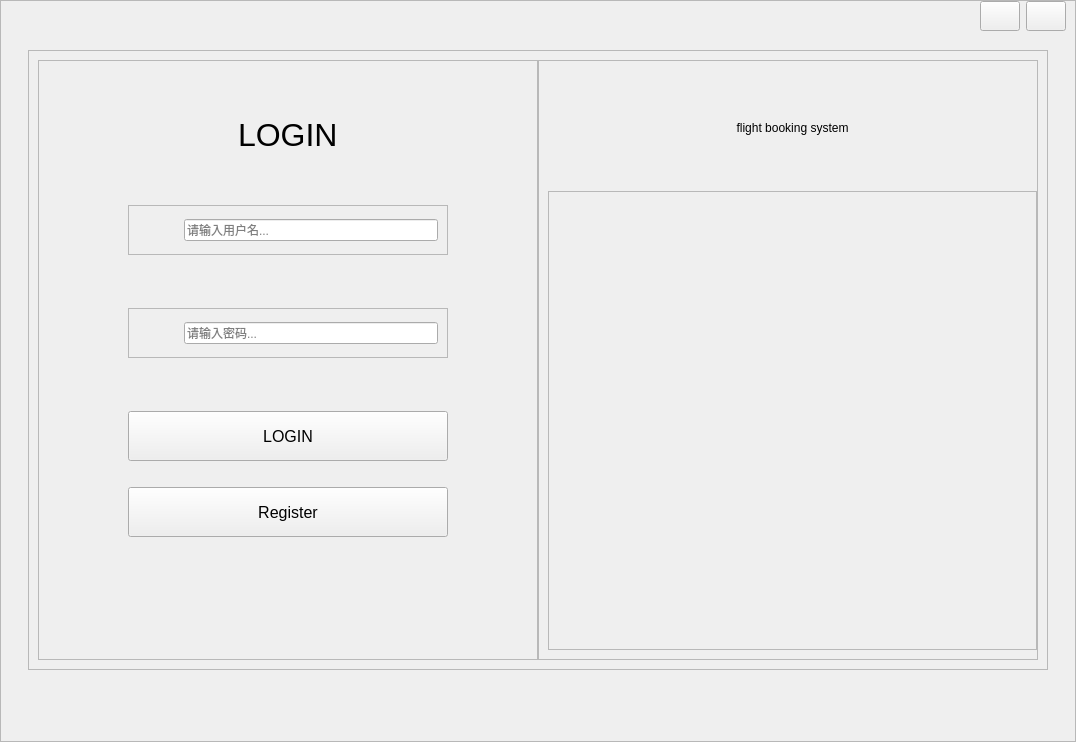
<?xml version="1.0" encoding="UTF-8"?>
<ui version="4.0">
 <class>Login</class>
 <widget class="QMainWindow" name="Login">
  <property name="geometry">
   <rect>
    <x>0</x>
    <y>0</y>
    <width>1076</width>
    <height>742</height>
   </rect>
  </property>
  <property name="windowTitle">
   <string>Login</string>
  </property>
  <widget class="QWidget" name="centralwidget">
   <property name="enabled">
    <bool>true</bool>
   </property>
   <layout class="QGridLayout" name="gridLayout_6">
    <property name="leftMargin">
     <number>0</number>
    </property>
    <property name="topMargin">
     <number>0</number>
    </property>
    <property name="rightMargin">
     <number>0</number>
    </property>
    <property name="bottomMargin">
     <number>0</number>
    </property>
    <item row="0" column="0">
     <widget class="QFrame" name="frame_background">
      <property name="frameShape">
       <enum>QFrame::Shape::StyledPanel</enum>
      </property>
      <property name="frameShadow">
       <enum>QFrame::Shadow::Raised</enum>
      </property>
      <layout class="QGridLayout" name="gridLayout_3">
       <property name="topMargin">
        <number>0</number>
       </property>
       <property name="bottomMargin">
        <number>0</number>
       </property>
       <item row="0" column="0">
        <layout class="QVBoxLayout" name="verticalLayout_2">
         <item>
          <layout class="QHBoxLayout" name="horizontalLayout_4">
           <item>
            <spacer name="horizontalSpacer_3">
             <property name="orientation">
              <enum>Qt::Orientation::Horizontal</enum>
             </property>
             <property name="sizeHint" stdset="0">
              <size>
               <width>40</width>
               <height>20</height>
              </size>
             </property>
            </spacer>
           </item>
           <item>
            <widget class="QPushButton" name="btn_min">
             <property name="minimumSize">
              <size>
               <width>0</width>
               <height>30</height>
              </size>
             </property>
             <property name="styleSheet">
              <string notr="true"/>
             </property>
             <property name="text">
              <string/>
             </property>
            </widget>
           </item>
           <item>
            <widget class="QPushButton" name="btn_close">
             <property name="minimumSize">
              <size>
               <width>0</width>
               <height>30</height>
              </size>
             </property>
             <property name="text">
              <string/>
             </property>
            </widget>
           </item>
          </layout>
         </item>
         <item>
          <spacer name="verticalSpacer_9">
           <property name="orientation">
            <enum>Qt::Orientation::Vertical</enum>
           </property>
           <property name="sizeType">
            <enum>QSizePolicy::Policy::Fixed</enum>
           </property>
           <property name="sizeHint" stdset="0">
            <size>
             <width>20</width>
             <height>13</height>
            </size>
           </property>
          </spacer>
         </item>
         <item>
          <layout class="QHBoxLayout" name="horizontalLayout_9">
           <item>
            <spacer name="horizontalSpacer_17">
             <property name="orientation">
              <enum>Qt::Orientation::Horizontal</enum>
             </property>
             <property name="sizeHint" stdset="0">
              <size>
               <width>40</width>
               <height>20</height>
              </size>
             </property>
            </spacer>
           </item>
           <item>
            <widget class="QFrame" name="frame">
             <property name="frameShape">
              <enum>QFrame::Shape::StyledPanel</enum>
             </property>
             <property name="frameShadow">
              <enum>QFrame::Shadow::Raised</enum>
             </property>
             <layout class="QGridLayout" name="gridLayout_2">
              <item row="0" column="0">
               <layout class="QHBoxLayout" name="horizontalLayout_8">
                <property name="spacing">
                 <number>0</number>
                </property>
                <item>
                 <widget class="QFrame" name="frame_login">
                  <property name="sizePolicy">
                   <sizepolicy hsizetype="Minimum" vsizetype="Minimum">
                    <horstretch>0</horstretch>
                    <verstretch>0</verstretch>
                   </sizepolicy>
                  </property>
                  <property name="minimumSize">
                   <size>
                    <width>500</width>
                    <height>600</height>
                   </size>
                  </property>
                  <property name="maximumSize">
                   <size>
                    <width>500</width>
                    <height>600</height>
                   </size>
                  </property>
                  <property name="frameShape">
                   <enum>QFrame::Shape::StyledPanel</enum>
                  </property>
                  <property name="frameShadow">
                   <enum>QFrame::Shadow::Raised</enum>
                  </property>
                  <layout class="QGridLayout" name="gridLayout_5">
                   <item row="0" column="0">
                    <layout class="QVBoxLayout" name="verticalLayout">
                     <item>
                      <spacer name="verticalSpacer_2">
                       <property name="orientation">
                        <enum>Qt::Orientation::Vertical</enum>
                       </property>
                       <property name="sizeHint" stdset="0">
                        <size>
                         <width>20</width>
                         <height>13</height>
                        </size>
                       </property>
                      </spacer>
                     </item>
                     <item>
                      <layout class="QHBoxLayout" name="horizontalLayout">
                       <item>
                        <spacer name="horizontalSpacer">
                         <property name="orientation">
                          <enum>Qt::Orientation::Horizontal</enum>
                         </property>
                         <property name="sizeHint" stdset="0">
                          <size>
                           <width>40</width>
                           <height>20</height>
                          </size>
                         </property>
                        </spacer>
                       </item>
                       <item>
                        <widget class="QLabel" name="label_login">
                         <property name="font">
                          <font>
                           <family>Microsoft YaHei UI</family>
                           <pointsize>24</pointsize>
                           <italic>false</italic>
                           <bold>false</bold>
                          </font>
                         </property>
                         <property name="styleSheet">
                          <string notr="true">font:  24pt &quot;Microsoft YaHei UI&quot;;</string>
                         </property>
                         <property name="text">
                          <string>LOGIN</string>
                         </property>
                        </widget>
                       </item>
                       <item>
                        <spacer name="horizontalSpacer_2">
                         <property name="orientation">
                          <enum>Qt::Orientation::Horizontal</enum>
                         </property>
                         <property name="sizeHint" stdset="0">
                          <size>
                           <width>40</width>
                           <height>20</height>
                          </size>
                         </property>
                        </spacer>
                       </item>
                      </layout>
                     </item>
                     <item>
                      <spacer name="verticalSpacer">
                       <property name="orientation">
                        <enum>Qt::Orientation::Vertical</enum>
                       </property>
                       <property name="sizeHint" stdset="0">
                        <size>
                         <width>20</width>
                         <height>13</height>
                        </size>
                       </property>
                      </spacer>
                     </item>
                     <item>
                      <layout class="QHBoxLayout" name="horizontalLayout_10">
                       <item>
                        <spacer name="horizontalSpacer_20">
                         <property name="orientation">
                          <enum>Qt::Orientation::Horizontal</enum>
                         </property>
                         <property name="sizeType">
                          <enum>QSizePolicy::Policy::Fixed</enum>
                         </property>
                         <property name="sizeHint" stdset="0">
                          <size>
                           <width>80</width>
                           <height>20</height>
                          </size>
                         </property>
                        </spacer>
                       </item>
                       <item>
                        <widget class="QFrame" name="frame_user_name">
                         <property name="frameShape">
                          <enum>QFrame::Shape::StyledPanel</enum>
                         </property>
                         <property name="frameShadow">
                          <enum>QFrame::Shadow::Raised</enum>
                         </property>
                         <layout class="QGridLayout" name="gridLayout_4">
                          <item row="0" column="0">
                           <layout class="QHBoxLayout" name="horizontalLayout_11">
                            <item>
                             <spacer name="horizontalSpacer_21">
                              <property name="orientation">
                               <enum>Qt::Orientation::Horizontal</enum>
                              </property>
                              <property name="sizeType">
                               <enum>QSizePolicy::Policy::Fixed</enum>
                              </property>
                              <property name="sizeHint" stdset="0">
                               <size>
                                <width>10</width>
                                <height>20</height>
                               </size>
                              </property>
                             </spacer>
                            </item>
                            <item>
                             <widget class="QLabel" name="label_user_name">
                              <property name="sizePolicy">
                               <sizepolicy hsizetype="Fixed" vsizetype="Fixed">
                                <horstretch>0</horstretch>
                                <verstretch>0</verstretch>
                               </sizepolicy>
                              </property>
                              <property name="minimumSize">
                               <size>
                                <width>30</width>
                                <height>30</height>
                               </size>
                              </property>
                              <property name="maximumSize">
                               <size>
                                <width>30</width>
                                <height>30</height>
                               </size>
                              </property>
                              <property name="text">
                               <string/>
                              </property>
                             </widget>
                            </item>
                            <item>
                             <widget class="QLineEdit" name="lineE_user_name">
                              <property name="toolTip">
                               <string/>
                              </property>
                              <property name="statusTip">
                               <string/>
                              </property>
                              <property name="accessibleName">
                               <string/>
                              </property>
                              <property name="inputMask">
                               <string/>
                              </property>
                              <property name="text">
                               <string/>
                              </property>
                              <property name="placeholderText">
                               <string>请输入用户名...</string>
                              </property>
                             </widget>
                            </item>
                           </layout>
                          </item>
                         </layout>
                        </widget>
                       </item>
                       <item>
                        <spacer name="horizontalSpacer_22">
                         <property name="orientation">
                          <enum>Qt::Orientation::Horizontal</enum>
                         </property>
                         <property name="sizeType">
                          <enum>QSizePolicy::Policy::Fixed</enum>
                         </property>
                         <property name="sizeHint" stdset="0">
                          <size>
                           <width>80</width>
                           <height>20</height>
                          </size>
                         </property>
                        </spacer>
                       </item>
                      </layout>
                     </item>
                     <item>
                      <spacer name="verticalSpacer_3">
                       <property name="orientation">
                        <enum>Qt::Orientation::Vertical</enum>
                       </property>
                       <property name="sizeHint" stdset="0">
                        <size>
                         <width>20</width>
                         <height>17</height>
                        </size>
                       </property>
                      </spacer>
                     </item>
                     <item>
                      <layout class="QHBoxLayout" name="horizontalLayout_2">
                       <item>
                        <spacer name="horizontalSpacer_6">
                         <property name="orientation">
                          <enum>Qt::Orientation::Horizontal</enum>
                         </property>
                         <property name="sizeType">
                          <enum>QSizePolicy::Policy::Fixed</enum>
                         </property>
                         <property name="sizeHint" stdset="0">
                          <size>
                           <width>80</width>
                           <height>20</height>
                          </size>
                         </property>
                        </spacer>
                       </item>
                       <item>
                        <widget class="QFrame" name="frame_pwd">
                         <property name="frameShape">
                          <enum>QFrame::Shape::StyledPanel</enum>
                         </property>
                         <property name="frameShadow">
                          <enum>QFrame::Shadow::Raised</enum>
                         </property>
                         <layout class="QGridLayout" name="gridLayout">
                          <item row="0" column="0">
                           <layout class="QHBoxLayout" name="horizontalLayout_3">
                            <item>
                             <spacer name="horizontalSpacer_5">
                              <property name="orientation">
                               <enum>Qt::Orientation::Horizontal</enum>
                              </property>
                              <property name="sizeType">
                               <enum>QSizePolicy::Policy::Fixed</enum>
                              </property>
                              <property name="sizeHint" stdset="0">
                               <size>
                                <width>10</width>
                                <height>20</height>
                               </size>
                              </property>
                             </spacer>
                            </item>
                            <item>
                             <widget class="QLabel" name="label_pwd">
                              <property name="sizePolicy">
                               <sizepolicy hsizetype="Fixed" vsizetype="Fixed">
                                <horstretch>0</horstretch>
                                <verstretch>0</verstretch>
                               </sizepolicy>
                              </property>
                              <property name="minimumSize">
                               <size>
                                <width>30</width>
                                <height>30</height>
                               </size>
                              </property>
                              <property name="maximumSize">
                               <size>
                                <width>30</width>
                                <height>30</height>
                               </size>
                              </property>
                              <property name="text">
                               <string/>
                              </property>
                             </widget>
                            </item>
                            <item>
                             <widget class="QLineEdit" name="lineE_pwd">
                              <property name="echoMode">
                               <enum>QLineEdit::EchoMode::Password</enum>
                              </property>
                              <property name="placeholderText">
                               <string>请输入密码...</string>
                              </property>
                             </widget>
                            </item>
                           </layout>
                          </item>
                         </layout>
                        </widget>
                       </item>
                       <item>
                        <spacer name="horizontalSpacer_19">
                         <property name="orientation">
                          <enum>Qt::Orientation::Horizontal</enum>
                         </property>
                         <property name="sizeType">
                          <enum>QSizePolicy::Policy::Fixed</enum>
                         </property>
                         <property name="sizeHint" stdset="0">
                          <size>
                           <width>80</width>
                           <height>20</height>
                          </size>
                         </property>
                        </spacer>
                       </item>
                      </layout>
                     </item>
                     <item>
                      <spacer name="verticalSpacer_5">
                       <property name="orientation">
                        <enum>Qt::Orientation::Vertical</enum>
                       </property>
                       <property name="sizeHint" stdset="0">
                        <size>
                         <width>20</width>
                         <height>13</height>
                        </size>
                       </property>
                      </spacer>
                     </item>
                     <item>
                      <layout class="QGridLayout" name="gridLayout_7">
                       <item row="2" column="0">
                        <widget class="QPushButton" name="btn_register">
                         <property name="minimumSize">
                          <size>
                           <width>320</width>
                           <height>50</height>
                          </size>
                         </property>
                         <property name="maximumSize">
                          <size>
                           <width>320</width>
                           <height>50</height>
                          </size>
                         </property>
                         <property name="font">
                          <font>
                           <family>Arial</family>
                           <pointsize>12</pointsize>
                           <underline>false</underline>
                          </font>
                         </property>
                         <property name="cursor">
                          <cursorShape>PointingHandCursor</cursorShape>
                         </property>
                         <property name="styleSheet">
                          <string notr="true"/>
                         </property>
                         <property name="text">
                          <string>Register</string>
                         </property>
                        </widget>
                       </item>
                       <item row="0" column="0">
                        <widget class="QPushButton" name="btn_login">
                         <property name="sizePolicy">
                          <sizepolicy hsizetype="Fixed" vsizetype="Fixed">
                           <horstretch>0</horstretch>
                           <verstretch>0</verstretch>
                          </sizepolicy>
                         </property>
                         <property name="minimumSize">
                          <size>
                           <width>320</width>
                           <height>50</height>
                          </size>
                         </property>
                         <property name="maximumSize">
                          <size>
                           <width>320</width>
                           <height>50</height>
                          </size>
                         </property>
                         <property name="font">
                          <font>
                           <family>Arial</family>
                           <pointsize>12</pointsize>
                          </font>
                         </property>
                         <property name="cursor">
                          <cursorShape>OpenHandCursor</cursorShape>
                         </property>
                         <property name="text">
                          <string>LOGIN</string>
                         </property>
                        </widget>
                       </item>
                       <item row="1" column="0">
                        <spacer name="verticalSpacer_7">
                         <property name="orientation">
                          <enum>Qt::Orientation::Vertical</enum>
                         </property>
                         <property name="sizeType">
                          <enum>QSizePolicy::Policy::Fixed</enum>
                         </property>
                         <property name="sizeHint" stdset="0">
                          <size>
                           <width>20</width>
                           <height>20</height>
                          </size>
                         </property>
                        </spacer>
                       </item>
                      </layout>
                     </item>
                     <item>
                      <spacer name="verticalSpacer_6">
                       <property name="orientation">
                        <enum>Qt::Orientation::Vertical</enum>
                       </property>
                       <property name="sizeHint" stdset="0">
                        <size>
                         <width>20</width>
                         <height>13</height>
                        </size>
                       </property>
                      </spacer>
                     </item>
                     <item>
                      <spacer name="verticalSpacer_8">
                       <property name="orientation">
                        <enum>Qt::Orientation::Vertical</enum>
                       </property>
                       <property name="sizeHint" stdset="0">
                        <size>
                         <width>20</width>
                         <height>13</height>
                        </size>
                       </property>
                      </spacer>
                     </item>
                    </layout>
                   </item>
                   <item row="1" column="0">
                    <spacer name="verticalSpacer_4">
                     <property name="orientation">
                      <enum>Qt::Orientation::Vertical</enum>
                     </property>
                     <property name="sizeType">
                      <enum>QSizePolicy::Policy::Fixed</enum>
                     </property>
                     <property name="sizeHint" stdset="0">
                      <size>
                       <width>20</width>
                       <height>20</height>
                      </size>
                     </property>
                    </spacer>
                   </item>
                  </layout>
                 </widget>
                </item>
                <item>
                 <widget class="QFrame" name="frame_pic">
                  <property name="sizePolicy">
                   <sizepolicy hsizetype="Minimum" vsizetype="Minimum">
                    <horstretch>0</horstretch>
                    <verstretch>0</verstretch>
                   </sizepolicy>
                  </property>
                  <property name="minimumSize">
                   <size>
                    <width>500</width>
                    <height>600</height>
                   </size>
                  </property>
                  <property name="frameShape">
                   <enum>QFrame::Shape::StyledPanel</enum>
                  </property>
                  <property name="frameShadow">
                   <enum>QFrame::Shadow::Raised</enum>
                  </property>
                  <layout class="QVBoxLayout" name="verticalLayout_3" stretch="1,4">
                   <property name="rightMargin">
                    <number>0</number>
                   </property>
                   <item>
                    <widget class="QLabel" name="label_welcome">
                     <property name="styleSheet">
                      <string notr="true">
font: 700 italic 29pt &quot;Microsoft YaHei UI&quot;;
</string>
                     </property>
                     <property name="text">
                      <string>flight booking system</string>
                     </property>
                     <property name="textFormat">
                      <enum>Qt::TextFormat::MarkdownText</enum>
                     </property>
                     <property name="alignment">
                      <set>Qt::AlignmentFlag::AlignCenter</set>
                     </property>
                    </widget>
                   </item>
                   <item>
                    <widget class="QFrame" name="frame_plane_pic">
                     <property name="styleSheet">
                      <string notr="true"/>
                     </property>
                     <property name="frameShape">
                      <enum>QFrame::Shape::StyledPanel</enum>
                     </property>
                     <property name="frameShadow">
                      <enum>QFrame::Shadow::Raised</enum>
                     </property>
                    </widget>
                   </item>
                  </layout>
                 </widget>
                </item>
               </layout>
              </item>
             </layout>
            </widget>
           </item>
           <item>
            <spacer name="horizontalSpacer_18">
             <property name="orientation">
              <enum>Qt::Orientation::Horizontal</enum>
             </property>
             <property name="sizeHint" stdset="0">
              <size>
               <width>40</width>
               <height>20</height>
              </size>
             </property>
            </spacer>
           </item>
          </layout>
         </item>
         <item>
          <spacer name="verticalSpacer_10">
           <property name="orientation">
            <enum>Qt::Orientation::Vertical</enum>
           </property>
           <property name="sizeHint" stdset="0">
            <size>
             <width>20</width>
             <height>13</height>
            </size>
           </property>
          </spacer>
         </item>
        </layout>
       </item>
      </layout>
     </widget>
    </item>
   </layout>
  </widget>
 </widget>
 <tabstops>
  <tabstop>lineE_user_name</tabstop>
  <tabstop>lineE_pwd</tabstop>
  <tabstop>btn_login</tabstop>
  <tabstop>btn_register</tabstop>
  <tabstop>btn_close</tabstop>
  <tabstop>btn_min</tabstop>
 </tabstops>
 <resources/>
 <connections/>
</ui>
